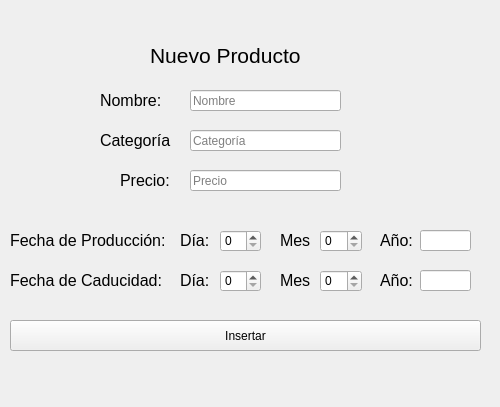
<?xml version="1.0" encoding="UTF-8"?>
<ui version="4.0">
 <class>Form</class>
 <widget class="QWidget" name="Form">
  <property name="geometry">
   <rect>
    <x>0</x>
    <y>0</y>
    <width>500</width>
    <height>407</height>
   </rect>
  </property>
  <property name="windowTitle">
   <string>Form</string>
  </property>
  <widget class="QLabel" name="label_22">
   <property name="geometry">
    <rect>
     <x>150</x>
     <y>40</y>
     <width>171</width>
     <height>31</height>
    </rect>
   </property>
   <property name="font">
    <font>
     <pointsize>16</pointsize>
    </font>
   </property>
   <property name="text">
    <string>Nuevo Producto</string>
   </property>
  </widget>
  <widget class="QLabel" name="label_3">
   <property name="geometry">
    <rect>
     <x>100</x>
     <y>130</y>
     <width>71</width>
     <height>21</height>
    </rect>
   </property>
   <property name="font">
    <font>
     <pointsize>12</pointsize>
    </font>
   </property>
   <property name="text">
    <string>Categoría:</string>
   </property>
  </widget>
  <widget class="QLineEdit" name="nombre_label">
   <property name="geometry">
    <rect>
     <x>190</x>
     <y>90</y>
     <width>151</width>
     <height>21</height>
    </rect>
   </property>
   <property name="placeholderText">
    <string>Nombre</string>
   </property>
  </widget>
  <widget class="QLabel" name="label_2">
   <property name="geometry">
    <rect>
     <x>100</x>
     <y>90</y>
     <width>71</width>
     <height>21</height>
    </rect>
   </property>
   <property name="font">
    <font>
     <pointsize>12</pointsize>
    </font>
   </property>
   <property name="text">
    <string>Nombre:</string>
   </property>
  </widget>
  <widget class="QLabel" name="label_4">
   <property name="geometry">
    <rect>
     <x>120</x>
     <y>170</y>
     <width>51</width>
     <height>21</height>
    </rect>
   </property>
   <property name="font">
    <font>
     <pointsize>12</pointsize>
    </font>
   </property>
   <property name="text">
    <string>Precio:</string>
   </property>
  </widget>
  <widget class="QLineEdit" name="categoria_label">
   <property name="geometry">
    <rect>
     <x>190</x>
     <y>130</y>
     <width>151</width>
     <height>21</height>
    </rect>
   </property>
   <property name="placeholderText">
    <string>Categoría</string>
   </property>
  </widget>
  <widget class="QLineEdit" name="precio_label">
   <property name="geometry">
    <rect>
     <x>190</x>
     <y>170</y>
     <width>151</width>
     <height>21</height>
    </rect>
   </property>
   <property name="text">
    <string/>
   </property>
   <property name="placeholderText">
    <string>Precio</string>
   </property>
  </widget>
  <widget class="QSpinBox" name="dia_prod">
   <property name="geometry">
    <rect>
     <x>220</x>
     <y>230</y>
     <width>41</width>
     <height>22</height>
    </rect>
   </property>
  </widget>
  <widget class="QLabel" name="label_9">
   <property name="geometry">
    <rect>
     <x>180</x>
     <y>230</y>
     <width>31</width>
     <height>21</height>
    </rect>
   </property>
   <property name="font">
    <font>
     <pointsize>12</pointsize>
    </font>
   </property>
   <property name="text">
    <string>Día:</string>
   </property>
  </widget>
  <widget class="QLabel" name="label_8">
   <property name="geometry">
    <rect>
     <x>10</x>
     <y>230</y>
     <width>161</width>
     <height>21</height>
    </rect>
   </property>
   <property name="font">
    <font>
     <pointsize>12</pointsize>
    </font>
   </property>
   <property name="text">
    <string>Fecha de Producción:</string>
   </property>
  </widget>
  <widget class="QLabel" name="label_15">
   <property name="geometry">
    <rect>
     <x>280</x>
     <y>270</y>
     <width>31</width>
     <height>21</height>
    </rect>
   </property>
   <property name="font">
    <font>
     <pointsize>12</pointsize>
    </font>
   </property>
   <property name="text">
    <string>Mes:</string>
   </property>
  </widget>
  <widget class="QSpinBox" name="mes_cad">
   <property name="geometry">
    <rect>
     <x>320</x>
     <y>270</y>
     <width>42</width>
     <height>22</height>
    </rect>
   </property>
  </widget>
  <widget class="QLabel" name="label_11">
   <property name="geometry">
    <rect>
     <x>380</x>
     <y>230</y>
     <width>41</width>
     <height>21</height>
    </rect>
   </property>
   <property name="font">
    <font>
     <pointsize>12</pointsize>
    </font>
   </property>
   <property name="text">
    <string>Año:</string>
   </property>
  </widget>
  <widget class="QSpinBox" name="mes_prod">
   <property name="geometry">
    <rect>
     <x>320</x>
     <y>230</y>
     <width>42</width>
     <height>22</height>
    </rect>
   </property>
  </widget>
  <widget class="QLineEdit" name="ano_cad">
   <property name="geometry">
    <rect>
     <x>420</x>
     <y>270</y>
     <width>51</width>
     <height>21</height>
    </rect>
   </property>
   <property name="text">
    <string/>
   </property>
  </widget>
  <widget class="QSpinBox" name="dia_cad">
   <property name="geometry">
    <rect>
     <x>220</x>
     <y>270</y>
     <width>41</width>
     <height>22</height>
    </rect>
   </property>
  </widget>
  <widget class="QLineEdit" name="ano_prod">
   <property name="geometry">
    <rect>
     <x>420</x>
     <y>230</y>
     <width>51</width>
     <height>21</height>
    </rect>
   </property>
  </widget>
  <widget class="QLabel" name="label_10">
   <property name="geometry">
    <rect>
     <x>280</x>
     <y>230</y>
     <width>31</width>
     <height>21</height>
    </rect>
   </property>
   <property name="font">
    <font>
     <pointsize>12</pointsize>
    </font>
   </property>
   <property name="text">
    <string>Mes:</string>
   </property>
  </widget>
  <widget class="QLabel" name="label_12">
   <property name="geometry">
    <rect>
     <x>180</x>
     <y>270</y>
     <width>31</width>
     <height>21</height>
    </rect>
   </property>
   <property name="font">
    <font>
     <pointsize>12</pointsize>
    </font>
   </property>
   <property name="text">
    <string>Día:</string>
   </property>
  </widget>
  <widget class="QLabel" name="label_13">
   <property name="geometry">
    <rect>
     <x>380</x>
     <y>270</y>
     <width>41</width>
     <height>21</height>
    </rect>
   </property>
   <property name="font">
    <font>
     <pointsize>12</pointsize>
    </font>
   </property>
   <property name="text">
    <string>Año:</string>
   </property>
  </widget>
  <widget class="QLabel" name="label_14">
   <property name="geometry">
    <rect>
     <x>10</x>
     <y>270</y>
     <width>161</width>
     <height>21</height>
    </rect>
   </property>
   <property name="font">
    <font>
     <pointsize>12</pointsize>
    </font>
   </property>
   <property name="text">
    <string>Fecha de Caducidad:</string>
   </property>
  </widget>
  <widget class="QPushButton" name="insertar">
   <property name="geometry">
    <rect>
     <x>10</x>
     <y>320</y>
     <width>471</width>
     <height>31</height>
    </rect>
   </property>
   <property name="text">
    <string>Insertar</string>
   </property>
  </widget>
  <widget class="QLabel" name="contrasena_label">
   <property name="geometry">
    <rect>
     <x>710</x>
     <y>180</y>
     <width>47</width>
     <height>13</height>
    </rect>
   </property>
   <property name="text">
    <string>TextLabel</string>
   </property>
  </widget>
  <widget class="QLabel" name="usuario_label">
   <property name="geometry">
    <rect>
     <x>710</x>
     <y>150</y>
     <width>47</width>
     <height>13</height>
    </rect>
   </property>
   <property name="text">
    <string>TextLabel</string>
   </property>
  </widget>
  <widget class="QLabel" name="error_label">
   <property name="geometry">
    <rect>
     <x>100</x>
     <y>370</y>
     <width>281</width>
     <height>20</height>
    </rect>
   </property>
   <property name="text">
    <string/>
   </property>
  </widget>
 </widget>
 <resources/>
 <connections/>
</ui>
